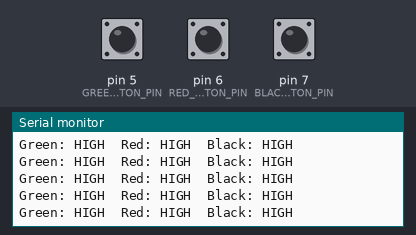
A sketch run on a simulated Arduino Uno, built with avr-gcc and run on an emulated ATmega328P. Shown: the last lines printed to the serial monitor. Inputs (shaded band) come from the test bench; at power-on: pin 5 (GREEN_BUTTON_PIN) HIGH, pin 6 (RED_BUTTON_PIN) HIGH, pin 7 (BLACK_BUTTON_PIN) HIGH.

Above: at 1.2 s.
1.3 s: pin 5 (GREEN_BUTTON_PIN) pulled LOW for 0.15 s
At 1.31 s:
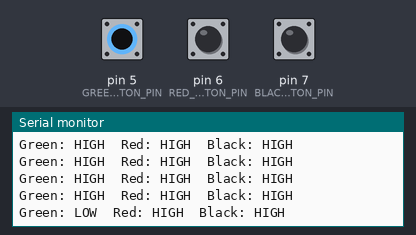
2.9 s: pin 6 (RED_BUTTON_PIN) pulled LOW for 0.15 s
At 2.91 s:
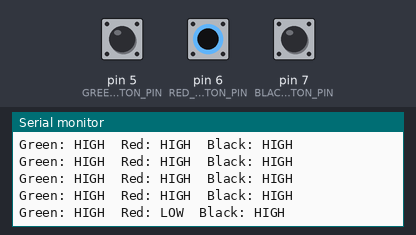
4.5 s: pin 7 (BLACK_BUTTON_PIN) pulled LOW for 0.15 s
At 4.52 s:
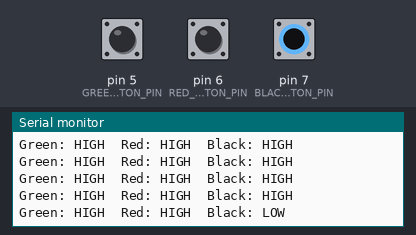
6.1 s: pin 5 (GREEN_BUTTON_PIN) driven LOW and pin 6 (RED_BUTTON_PIN) driven LOW
At 6.12 s:
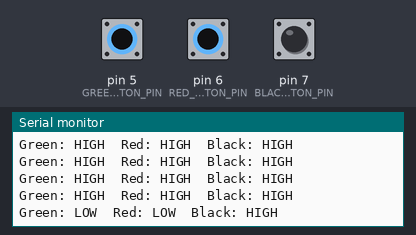
8.0 s: pin 7 (BLACK_BUTTON_PIN) pulled LOW for 1 s
At 8.03 s:
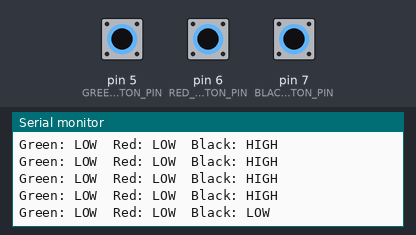
10.5 s: pin 6 (RED_BUTTON_PIN) driven HIGH and pin 7 (BLACK_BUTTON_PIN) driven LOW
At 10.54 s:
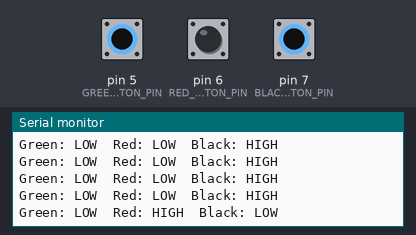

Measured:
- after the input at 1.3 s, the serial monitor: prints a new line at once (image 1)
- after the input at 2.9 s, the serial monitor: prints a new line at once (image 2)
- after the input at 4.5 s, the serial monitor: prints a new line at once (image 3)
- after the input at 6.1 s, the serial monitor: prints a new line at once (image 4)
- after the input at 8.0 s, the serial monitor: prints a new line at once (image 5)
- after the input at 10.5 s, the serial monitor: prints a new line at once (image 6)

The sketch:

buttonInternalPullUp.ino
```cpp
// BUTTON wiring:


const int GREEN_BUTTON_PIN = 5;
const int RED_BUTTON_PIN = 6;
const int BLACK_BUTTON_PIN = 7;


void setup() {
    Serial.begin(9600);
    pinMode(GREEN_BUTTON_PIN, INPUT_PULLUP);
    pinMode(RED_BUTTON_PIN, INPUT_PULLUP);
    pinMode(BLACK_BUTTON_PIN, INPUT_PULLUP);
}


void loop() {
    int greenButtonState = digitalRead(GREEN_BUTTON_PIN);
    if (greenButtonState == HIGH) {
        Serial.print("Green: HIGH  ");
    } else {
        Serial.print("Green: LOW  ");
    }

    int redButtonState = digitalRead(RED_BUTTON_PIN);
    if (redButtonState == HIGH) {
        Serial.print("Red: HIGH  ");
    } else {
        Serial.print("Red: LOW  ");
    }

    int blackButtonState = digitalRead(BLACK_BUTTON_PIN);
    if (blackButtonState == HIGH) {
        Serial.print("Black: HIGH");
    } else {
        Serial.print("Black: LOW");
    }

    Serial.println("");
    delay(100);
}
```
